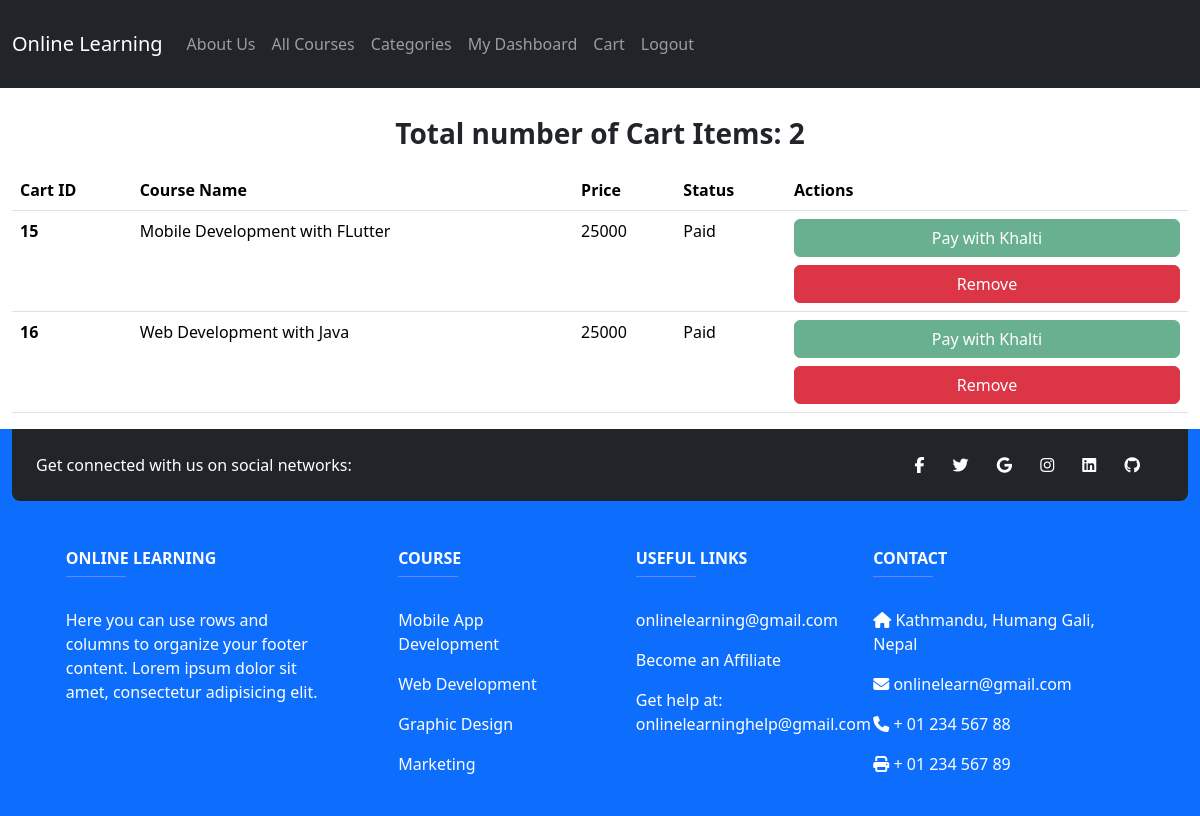
Screenshot of /cart/cart/ (signed in) with the database file from the repository.
### cart/models.py (models this page shows, shortened)
class CartItem(models.Model):
    cart = models.ForeignKey(
        Cart, on_delete=models.CASCADE, related_name='items')
    course = models.ForeignKey(Course, on_delete=models.CASCADE)
    is_paid = models.BooleanField(default=False)
    added_at = models.DateTimeField(auto_now_add=True)

### online_learning_app/models.py (models this page shows, shortened)
class Course(models.Model):
    created_by = models.CharField(max_length=200)
    course_image = models.ImageField(upload_to='course_image/')
    course_title = models.CharField(max_length=200)
    course_desc = models.CharField(max_length=200)
    category = models.ForeignKey(Category, on_delete=models.CASCADE)
    price = models.CharField(max_length=200)

### cart/views.py (the view)
# urls.py: path('cart/', view_cart, name='view_cart'),
@login_required
def view_cart(request):
    cart, created = Cart.objects.get_or_create(user=request.user)
    context = {
        'cart': cart,
        'items': cart.items.all(),
    }
    return render(request, 'cart/view_cart.html', context)

### cart/templates/cart/view_cart.html
{% extends 'base.html' %}
{% block content %}
<div class="container-fluid">
    <div class="row">
        <div class="col mt-4">
            <p class="text-center fs-3 fw-bold">
                Total number of Cart Items: {{ items|length }}
            </p>
            <table class="table">
                <thead>
                    <tr>
                        <th scope="col">Cart ID</th>
                        <th scope="col">Course Name</th>
                        <th scope="col">Price</th>
                        <th scope="col">Status</th>
                        <th scope="col">Actions</th>
                    </tr>
                </thead>
                <tbody>
                    {% for item in items %}
                    <tr>
                        <th scope="row">{{ item.id }}</th>
                        <td>{{ item.course.course_title }}</td>
                        <td>{{ item.course.price }}</td>
                        <td>
                            {% if item.is_paid %}
                            <p>Paid</p>
                            {% else %}
                            Not Paid
                            {% endif %}
                        </td>
                        <td>
                            {% if item.is_paid %}
                            <a href="#" type="submit" class="btn btn-success disabled" style="width: 100%;">Pay
                                with
                                Khalti</a>
                            {% else %}
                            <a href="{% url 'payement_form' item.id %}" type="submit" class="btn btn-success"
                                style="width: 100%;">Pay with
                                Khalti</a>
                            {% endif %}
                            <a href="{% url 'remove_from_cart' item.id %}" style="width: 100%;"
                                class="btn btn-danger mt-2">Remove</a>
                        </td>
                    </tr>
                    {% empty %}
                    <tr>
                        <td colspan="5" class="text-center">Your cart is empty.</td>
                    </tr>
                    {% endfor %}
                </tbody>
            </table>
        </div>
    </div>
</div>
{% endblock content %}

### static/css/style.css (style rules this page uses)
* { margin: 0; padding: 0; box-sizing: border-box; }
a { text-decoration: none; }

### rows the page displays
CartItem: id "15", course.course_title "Mobile Development with FLutter", course.price "25000", is_paid "Paid"
CartItem: id "16", course.course_title "Web Development with Java", course.price "25000", is_paid "Paid"

### other values shown
{{ items|length }} "2"
